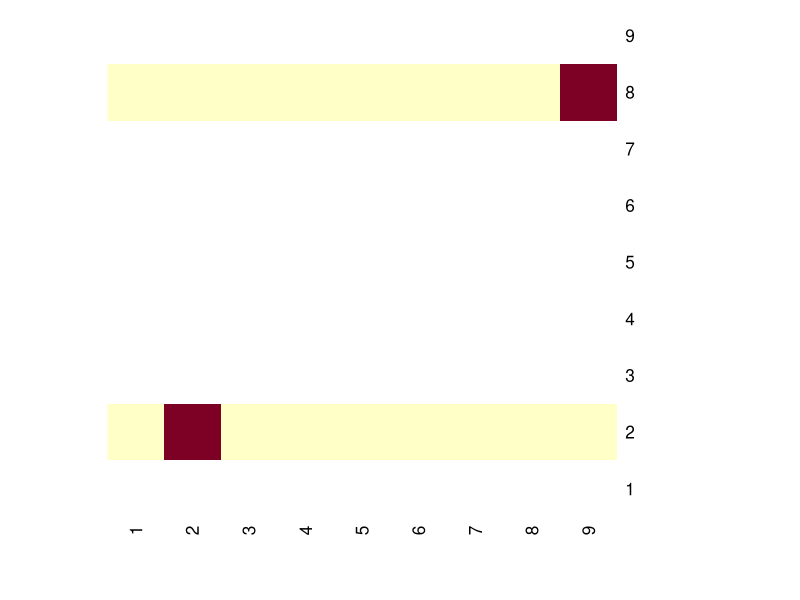
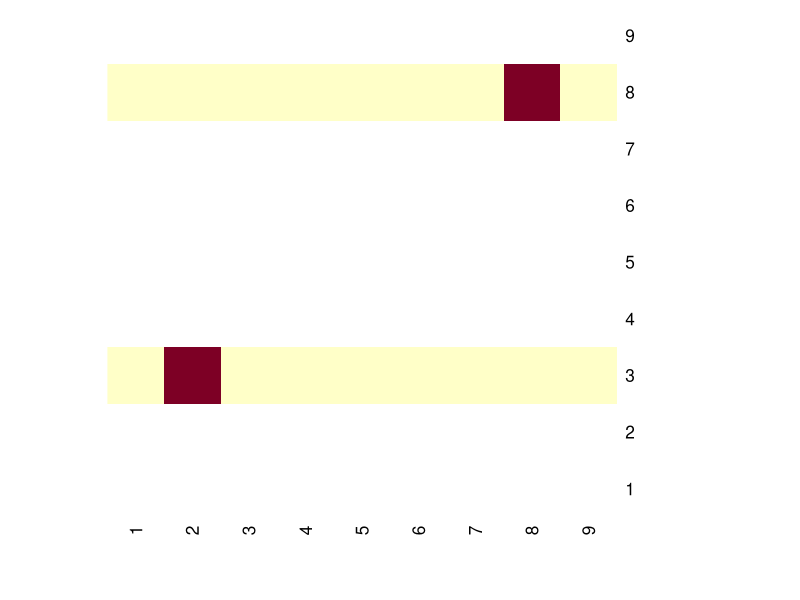
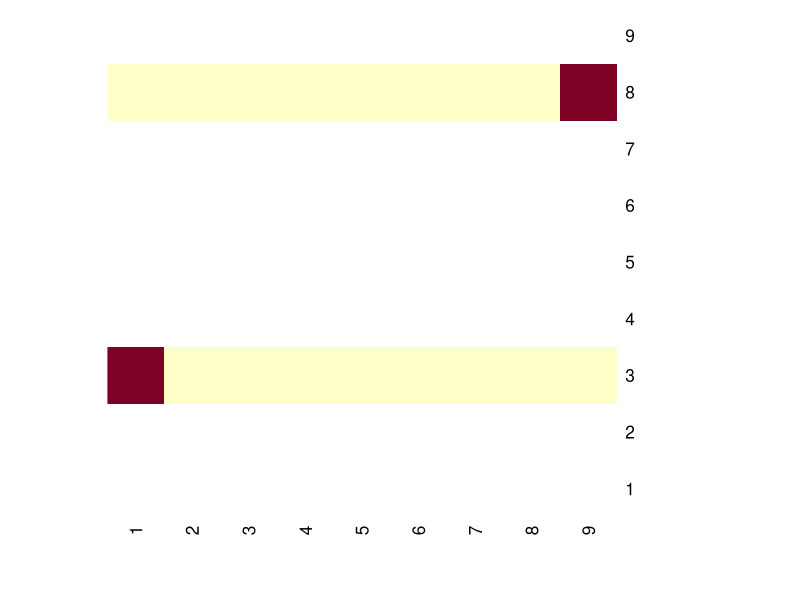
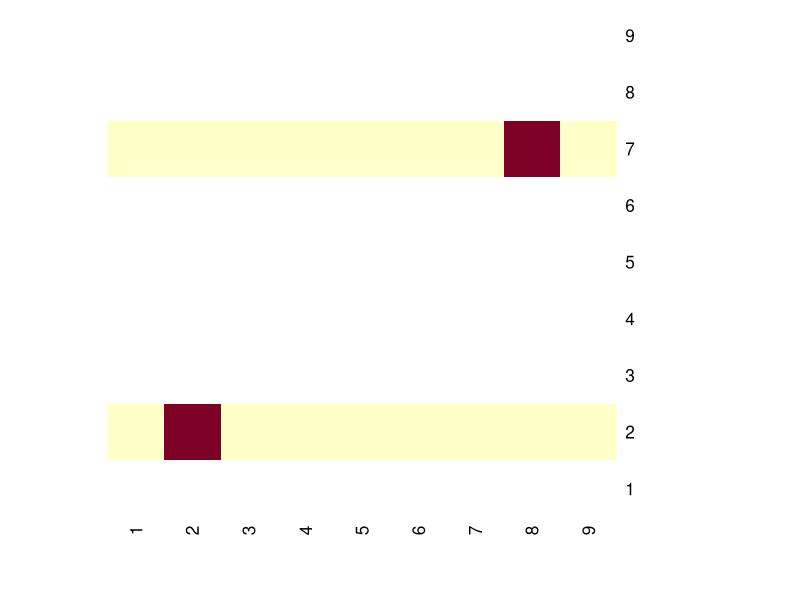
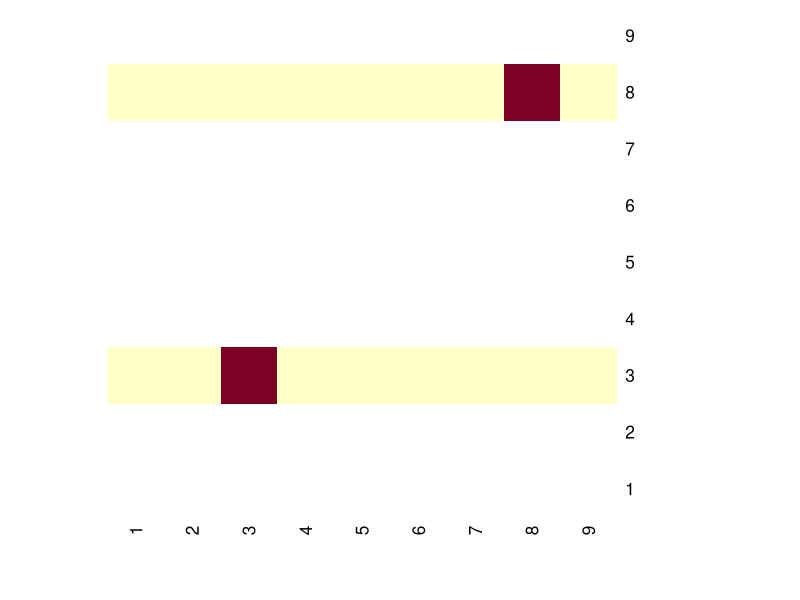
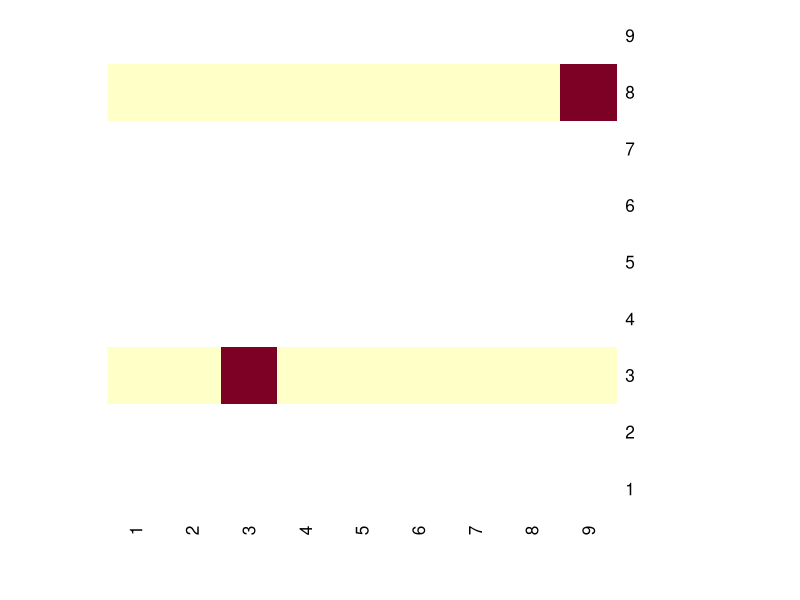
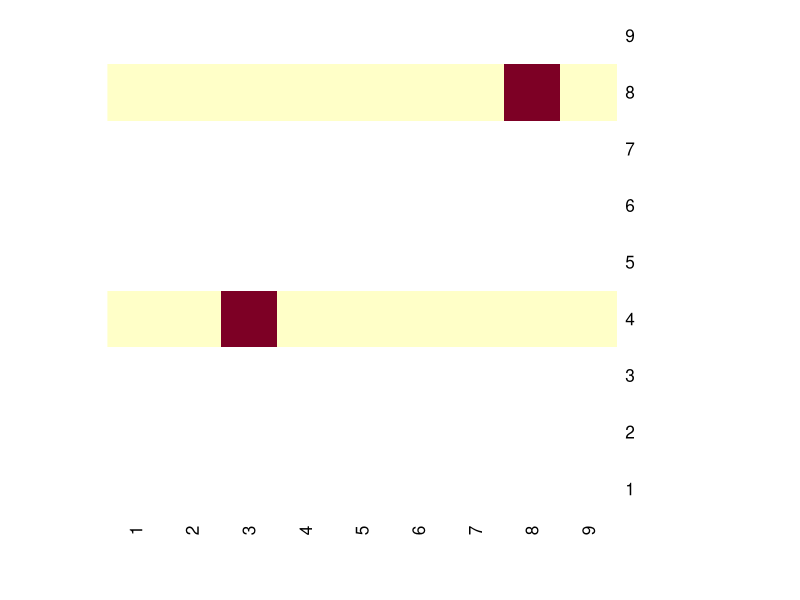
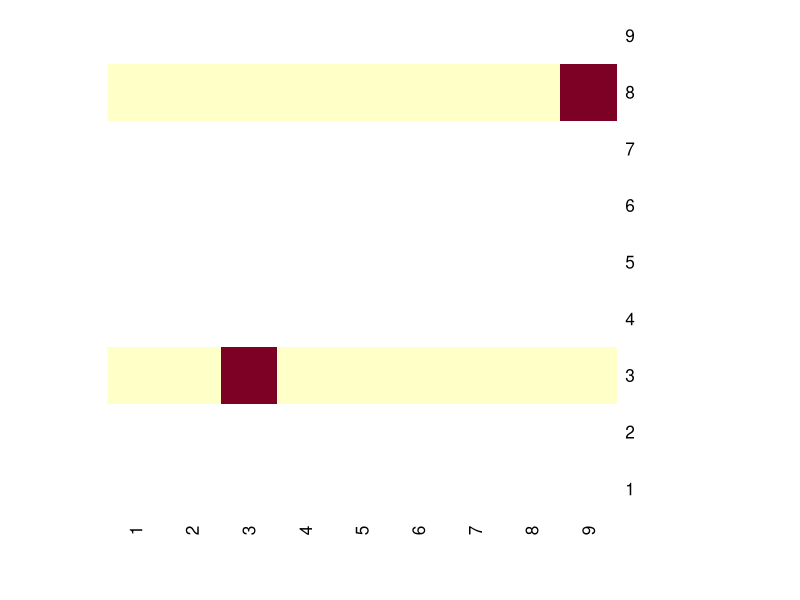

Write the R code that produced these figures, in order. (Note: this script raises an error after producing the figures.)
land = matrix(0,9,9,
              dimnames=list(1:9,1:9))

land[1,1] = 1 ; land[9,9] = 2 ; land

for (i in 1:500) {
  # keep coordinates
  chi.1 = which(land==1, arr.ind = T)[1]
  psi.1 = which(land==1, arr.ind = T)[2]
  # remove previous position
  land[land == 1] = 0
  # make a random step
  new.chi.1 = chi.1 + sample(c(-1,0,1),1)
  while (new.chi.1 < 1 | new.chi.1 > 9) {
    new.chi.1 = chi.1 + sample(c(-1,0,1),1)
  }
  new.psi.1 = psi.1 + sample(c(-1,0,1),1)
  while (new.psi.1 < 1 | new.psi.1 > 9) {
    new.psi.1 = psi.1 + sample(c(-1,0,1),1)
  }
  
  # keep coordinates
  chi.2 = which(land==2, arr.ind = T)[1]
  psi.2 = which(land==2, arr.ind = T)[2]
  # remove previous position
  land[land == 2] = 0
  # make a random step
  new.chi.2 = chi.2 + sample(c(-1,0,1),1)
  while (new.chi.2 < 1 | new.chi.2 > 9) {
    new.chi.2 = chi.2 + sample(c(-1,0,1),1)
  }
  new.psi.2 = psi.2 + sample(c(-1,0,1),1)
  while (new.psi.2 < 1 | new.psi.2 > 9) {
    new.psi.2 = psi.2 + sample(c(-1,0,1),1)
  }
  
  land[new.chi.1, new.psi.1] = 1
  land[new.chi.2, new.psi.2] = 2
  
  if (new.chi.1 == new.chi.2 & 
      new.psi.1 == new.psi.2) {
    print("2 ate 1")
    heatmap(land, Colv = NA, Rowv = NA)
    }
  else {
    print(land)
    heatmap(land, Colv = NA, Rowv = NA)
    }
  
}
